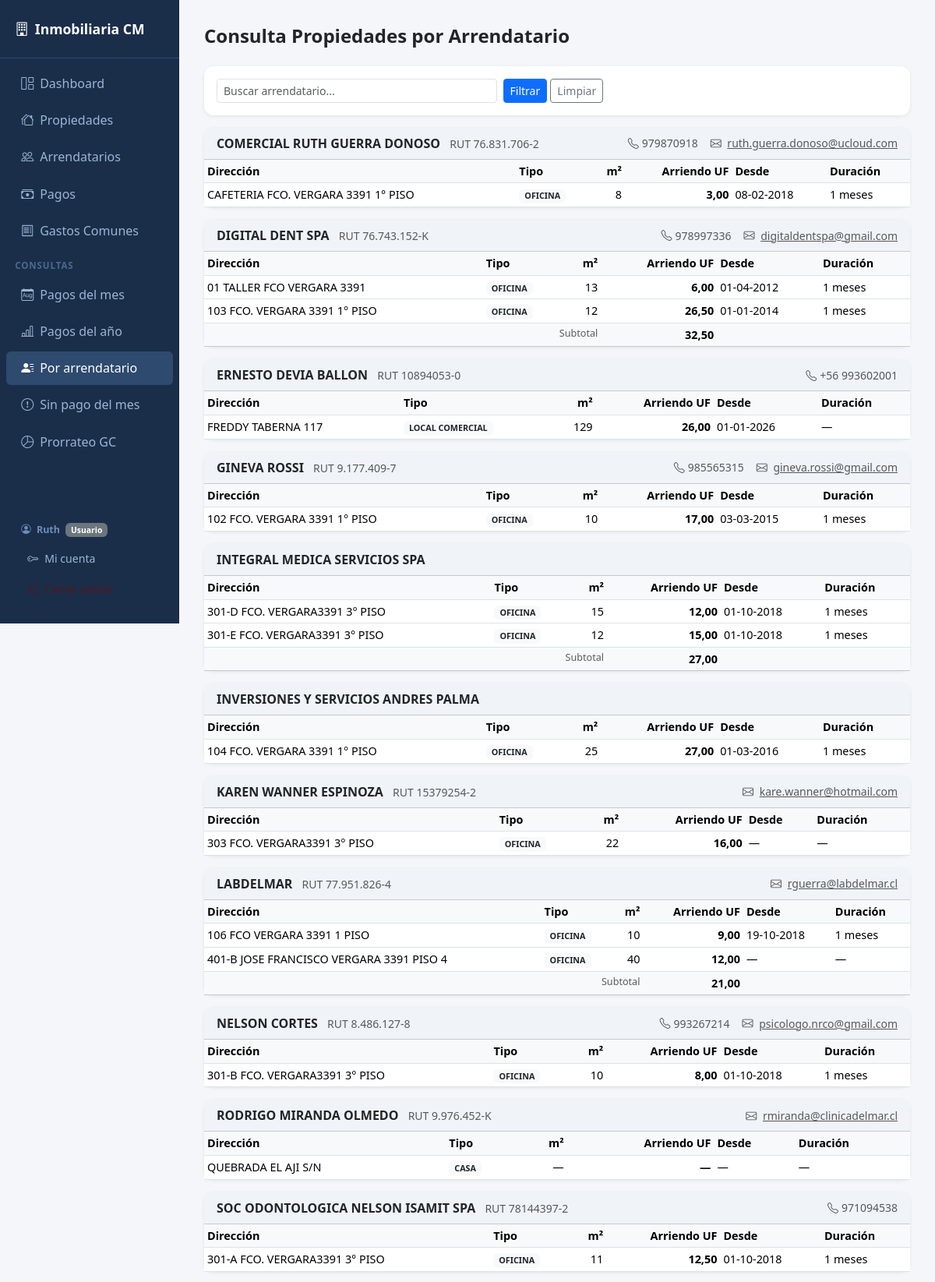
The app's page /consultas/propiedades-arrendatario (signed in, upper part) with its own data.
### models.py (models this page shows)
class Base(DeclarativeBase):
    pass

class Propiedad(Base):
    __tablename__ = "propiedades"
    id_propiedad = Column(Integer, primary_key=True, autoincrement=True)
    tipo_propiedad = Column(Enum(TipoPropiedad))
    direccion_propiedad = Column(String(200))
    rol = Column(String(30))             # ROL SII ej: 3260-047
    metros_terreno = Column(Float)
    metros_propiedad = Column(Float)
    estado = Column(Enum(EstadoPropiedad), default=EstadoPropiedad.DISPONIBLE)
    valor_arriendo_uf = Column(Float)
    fecha_contrato = Column(Date)
    duracion_contrato = Column(Integer)  # en meses
    copia_contrato = Column(Text)        # ruta o nombre del archivo
    paga_gastos_comunes = Column(Integer, default=0)  # 1=sí, 0=no
    id_arrendatario = Column(Integer, ForeignKey("arrendatarios.id_arrendatario"))
    arrendatario = relationship("Arrendatario", back_populates="propiedades")
    pagos = relationship("Pago", back_populates="propiedad", passive_deletes=True)

class Arrendatario(Base):
    __tablename__ = "arrendatarios"
    id_arrendatario = Column(Integer, primary_key=True, autoincrement=True)
    nombre_arrendatario = Column(String(100))
    rut_arrendatario = Column(String(20), unique=True)
    contacto = Column(String(100))
    telefono = Column(String(20))
    mail = Column(String(100))
    actividad_arrendatario = Column(String(100))
    propiedades = relationship("Propiedad", back_populates="arrendatario")

### app.py (the view)
@app.route("/consultas/propiedades-arrendatario")
@login_required
@permiso_required("ver_consultas")
def consulta_propiedades_arrendatario():
    q = request.args.get("q", "")
    with Session(engine) as s:
        q2 = (
            s.query(Arrendatario, Propiedad)
            .join(Propiedad, Arrendatario.id_arrendatario == Propiedad.id_arrendatario)
            .filter(Propiedad.estado == EstadoPropiedad.ARRENDADA)
            .order_by(Arrendatario.nombre_arrendatario, Propiedad.direccion_propiedad)
        )
        if q:
            q2 = q2.filter(Arrendatario.nombre_arrendatario.ilike(f"%{q}%"))
        rows = q2.all()
        from collections import OrderedDict
        grupos = OrderedDict()
        for arr, prop in rows:
            key = arr.id_arrendatario
            if key not in grupos:
                grupos[key] = {
                    "nombre": arr.nombre_arrendatario,
                    "rut":    arr.rut_arrendatario,
                    "telefono": arr.telefono,
                    "mail":   arr.mail,
                    "propiedades": [],
                }
            pd = {c.key: getattr(prop, c.key) for c in prop.__mapper__.columns}
            pd["tipo_propiedad"] = _enum_val(prop.tipo_propiedad)
            grupos[key]["propiedades"].append(pd)
    return render_template("consulta_propiedades_arr.html",
                           grupos=grupos.values(), q=q)

### app.py (called while the page is built)
def login_required(f):
    @functools.wraps(f)
    def decorated(*args, **kwargs):
        if not session.get("id_usuario"):
            return redirect(url_for("login"))
        return f(*args, **kwargs)
    return decorated

def es_admin():
    return session.get("rol") == "admin"

def tiene_permiso(permiso: str) -> bool:
    if session.get("rol") == "admin":
        return True
    permisos = session.get("permisos", "")
    return permiso in permisos.split(",")

def permiso_required(permiso: str):
    def decorator(f):
        @functools.wraps(f)
        def decorated(*args, **kwargs):
            if not session.get("id_usuario"):
                return redirect(url_for("login"))
            if not tiene_permiso(permiso):
                flash("No tienes permiso para acceder a esta sección.", "danger")
                return redirect(url_for("dashboard"))
            return f(*args, **kwargs)
        return decorated
    return decorator

@app.context_processor
def inject_globals():
    return {
        "es_admin":       es_admin(),
        "rol_usuario":    session.get("rol", ""),
        "tiene_permiso":  tiene_permiso,
    }

def _fmt_uf(v, dec=2):
    if v is None:
        return "—"
    s = f"{float(v):,.{dec}f}"          # e.g. "1,234.56"
    return s.replace(",", "X").replace(".", ",").replace("X", ".")  # "1.234,56"

def _fmt_fecha(v):
    if v is None:
        return "—"
    if hasattr(v, "strftime"):
        return v.strftime("%d-%m-%Y")
    s = str(v)[:10]          # tomar sólo la parte de fecha
    parts = s.split("-")
    if len(parts) == 3:
        return f"{parts[2]}-{parts[1]}-{parts[0]}"
    return s

def _enum_val(col):
    return col.value if col else None

### templates/consulta_propiedades_arr.html (shortened to what this page needs)
{% extends "base.html" %}
{% block content %}
<h4 class="fw-bold mb-4">Consulta Propiedades por Arrendatario</h4>
<div class="card p-3 mb-3">
  <form class="row g-2" method="get">
    <div class="col-md-5">
      <input class="form-control form-control-sm" name="q"
             placeholder="Buscar arrendatario..." value="{{ q }}">
    </div>
    <div class="col-auto">
      <button class="btn btn-sm btn-primary">Filtrar</button>
      <a class="btn btn-sm btn-outline-secondary" href="/consultas/propiedades-arrendatario">Limpiar</a>
    </div>
  </form>
</div>
{% for g in grupos %}
<div class="card mb-3">
  <div class="card-header d-flex align-items-center justify-content-between py-2"
       style="background:#f0f4f8">
    <div>
      <span class="fw-bold fs-6">{{ g.nombre or "—" }}</span>
      {% if g.rut %}
        <span class="text-muted ms-2 small">RUT {{ g.rut }}</span>
      {% endif %}
    </div>
    <div class="d-flex gap-3 text-muted small">
      {% if g.telefono %}
        <span><i class="bi bi-telephone me-1"></i>{{ g.telefono }}</span>
      {% endif %}
      {% if g.mail %}
        <span><i class="bi bi-envelope me-1"></i>
          <a href="mailto:{{ g.mail }}" class="text-muted">{{ g.mail }}</a>
        </span>
      {% endif %}
    </div>
  </div>
  <div class="table-responsive">
    <table class="table table-sm table-hover mb-0">
      <thead>
        <tr>
          <th>Dirección</th>
          <th>Tipo</th>
          <th class="text-end">m²</th>
          <th class="text-end">Arriendo UF</th>
          <th>Desde</th>
          <th>Duración</th>
        </tr>
      </thead>
      <tbody>
        {% for p in g.propiedades %}
        <tr>
          <td>{{ p.direccion_propiedad or "—" }}</td>
          <td><span class="badge bg-light text-dark">{{ p.tipo_propiedad or "—" }}</span></td>
          <td class="text-end">{{ p.metros_propiedad|int if p.metros_propiedad else "—" }}</td>
          <td class="text-end fw-semibold">{{ p.valor_arriendo_uf|cl_uf if p.valor_arriendo_uf else "—" }}</td>
          <td>{{ p.fecha_contrato|cl_fecha }}</td>
          <td>{{ (p.duracion_contrato|string + " meses") if p.duracion_contrato else "—" }}</td>
        </tr>
        {% endfor %}
        {% set total_arr = namespace(v=0) %}
        {% for p in g.propiedades %}{% if p.valor_arriendo_uf %}{% set total_arr.v = total_arr.v + p.valor_arriendo_uf %}{% endif %}{% endfor %}
        {% if g.propiedades|length > 1 %}
        <tr class="table-light">
          <td colspan="3" class="text-end text-muted small">Subtotal</td>
          <td class="text-end fw-bold">{{ total_arr.v|cl_uf }}</td>
          <td colspan="2"></td>
        </tr>
        {% endif %}
      </tbody>
    </table>
  </div>
</div>
{% else %}
<div class="text-center text-muted py-5">
  <i class="bi bi-person-x fs-2 d-block mb-2"></i>
  Sin arrendatarios con propiedades arrendadas{% if q %} que coincidan con "{{ q }}"{% endif %}.
</div>
{% endfor %}
{% endblock %}

### templates/base.html (style rules this page uses)
body { background: #f4f6f9; font-family: 'Segoe UI', sans-serif; }
.card { border: none; border-radius: 12px; box-shadow: 0 1px 4px rgba(0,0,0,.08); }
table { font-size: .9rem; }
th { background: #f8f9fa !important; font-weight: 600; color: #495057; }

### records on screen
Propiedad: nombre_arrendatario "COMERCIAL RUTH GUERRA DONOSO", rut "76.831.706-2", telefono "979870918", mail "ruth.guerra.donoso@ucloud.com", direccion_propiedad "CAFETERIA FCO. VERGARA 3391 1° PISO", tipo_propiedad "OFICINA", metros_propiedad "8", valor_arriendo_uf|cl_uf "3,00", fecha_contrato|cl_fecha "08-02-2018", duracion_contrato "1 meses"
Propiedad: nombre_arrendatario "DIGITAL DENT SPA", rut "76.743.152-K", telefono "978997336", mail "digitaldentspa@gmail.com", direccion_propiedad "01 TALLER FCO VERGARA 3391", tipo_propiedad "OFICINA", metros_propiedad "13", valor_arriendo_uf|cl_uf "6,00", fecha_contrato|cl_fecha "01-04-2012", duracion_contrato "1 meses", v|cl_uf "32,50"
Propiedad: direccion_propiedad "103 FCO. VERGARA 3391 1° PISO", tipo_propiedad "OFICINA", metros_propiedad "12", valor_arriendo_uf|cl_uf "26,50", fecha_contrato|cl_fecha "01-01-2014", duracion_contrato "1 meses"
Propiedad: nombre_arrendatario "ERNESTO DEVIA BALLON", rut "10894053-0", telefono "+56 993602001", direccion_propiedad "FREDDY TABERNA 117", tipo_propiedad "LOCAL COMERCIAL", metros_propiedad "129", valor_arriendo_uf|cl_uf "26,00", fecha_contrato|cl_fecha "01-01-2026", duracion_contrato "—"
Propiedad: nombre_arrendatario "GINEVA ROSSI", rut "9.177.409-7", telefono "985565315", mail "gineva.rossi@gmail.com", direccion_propiedad "102 FCO. VERGARA 3391 1° PISO", tipo_propiedad "OFICINA", metros_propiedad "10", valor_arriendo_uf|cl_uf "17,00", fecha_contrato|cl_fecha "03-03-2015", duracion_contrato "1 meses"
Propiedad: nombre_arrendatario "INTEGRAL MEDICA SERVICIOS SPA", direccion_propiedad "301-D FCO. VERGARA3391 3° PISO", tipo_propiedad "OFICINA", metros_propiedad "15", valor_arriendo_uf|cl_uf "12,00", fecha_contrato|cl_fecha "01-10-2018", duracion_contrato "1 meses", v|cl_uf "27,00"
Propiedad: direccion_propiedad "301-E FCO. VERGARA3391 3° PISO", tipo_propiedad "OFICINA", metros_propiedad "12", valor_arriendo_uf|cl_uf "15,00", fecha_contrato|cl_fecha "01-10-2018", duracion_contrato "1 meses"
Propiedad: nombre_arrendatario "INVERSIONES Y SERVICIOS ANDRES PALMA", direccion_propiedad "104 FCO. VERGARA 3391 1° PISO", tipo_propiedad "OFICINA", metros_propiedad "25", valor_arriendo_uf|cl_uf "27,00", fecha_contrato|cl_fecha "01-03-2016", duracion_contrato "1 meses"
Propiedad: nombre_arrendatario "KAREN WANNER ESPINOZA", rut "15379254-2", mail "kare.wanner@hotmail.com", direccion_propiedad "303 FCO. VERGARA3391 3° PISO", tipo_propiedad "OFICINA", metros_propiedad "22", valor_arriendo_uf|cl_uf "16,00", fecha_contrato|cl_fecha "—", duracion_contrato "—"
Propiedad: nombre_arrendatario "LABDELMAR", rut "77.951.826-4", mail "rguerra@labdelmar.cl", direccion_propiedad "106 FCO VERGARA 3391 1 PISO", tipo_propiedad "OFICINA", metros_propiedad "10", valor_arriendo_uf|cl_uf "9,00", fecha_contrato|cl_fecha "19-10-2018", duracion_contrato "1 meses", v|cl_uf "21,00"
Propiedad: direccion_propiedad "401-B JOSE FRANCISCO VERGARA 3391 PISO 4", tipo_propiedad "OFICINA", metros_propiedad "40", valor_arriendo_uf|cl_uf "12,00", fecha_contrato|cl_fecha "—", duracion_contrato "—"
Propiedad: nombre_arrendatario "NELSON CORTES", rut "8.486.127-8", telefono "993267214", mail "psicologo.nrco@gmail.com", direccion_propiedad "301-B FCO. VERGARA3391 3° PISO", tipo_propiedad "OFICINA", metros_propiedad "10", valor_arriendo_uf|cl_uf "8,00", fecha_contrato|cl_fecha "01-10-2018", duracion_contrato "1 meses"
Propiedad: nombre_arrendatario "RODRIGO MIRANDA OLMEDO", rut "9.976.452-K", mail "rmiranda@clinicadelmar.cl", direccion_propiedad "QUEBRADA EL AJI S/N", tipo_propiedad "CASA", metros_propiedad "—", valor_arriendo_uf|cl_uf "—", fecha_contrato|cl_fecha "—", duracion_contrato "—"
Propiedad: nombre_arrendatario "SOC ODONTOLOGICA NELSON ISAMIT SPA", rut "78144397-2", telefono "971094538", direccion_propiedad "301-A FCO. VERGARA3391 3° PISO", tipo_propiedad "OFICINA", metros_propiedad "11", valor_arriendo_uf|cl_uf "12,50", fecha_contrato|cl_fecha "01-10-2018", duracion_contrato "1 meses"

### other values on screen
{{ session.get('nombre','') }} "Ruth"
{{ 'Admin' if es_admin else 'Usuario' }} "Usuario"
